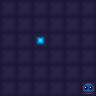

Rendered tile map (Tiled .tmx) drawn with the repository's tilesets; below, a short description and the full map source, tile grids included:
An orthogonal 6x6 tile map with 16x16 px tiles, 1 tile layer (Tile Layer 1).

<map version="1.4" tiledversion="1.4.3" orientation="orthogonal" renderorder="right-down" width="6" height="6" tilewidth="16" tileheight="16" infinite="0" nextlayerid="2" nextobjectid="1">
 <tileset firstgid="1" source="tilemap.tsx" />
 <layer id="1" name="Tile Layer 1" width="6" height="6">
  <data encoding="csv">
1,1,1,1,1,1,
1,1,1,1,1,1,
1,1,3,1,1,1,
1,1,1,1,1,1,
1,1,1,1,1,1,
1,1,1,1,1,4
</data>
 </layer>
</map>
